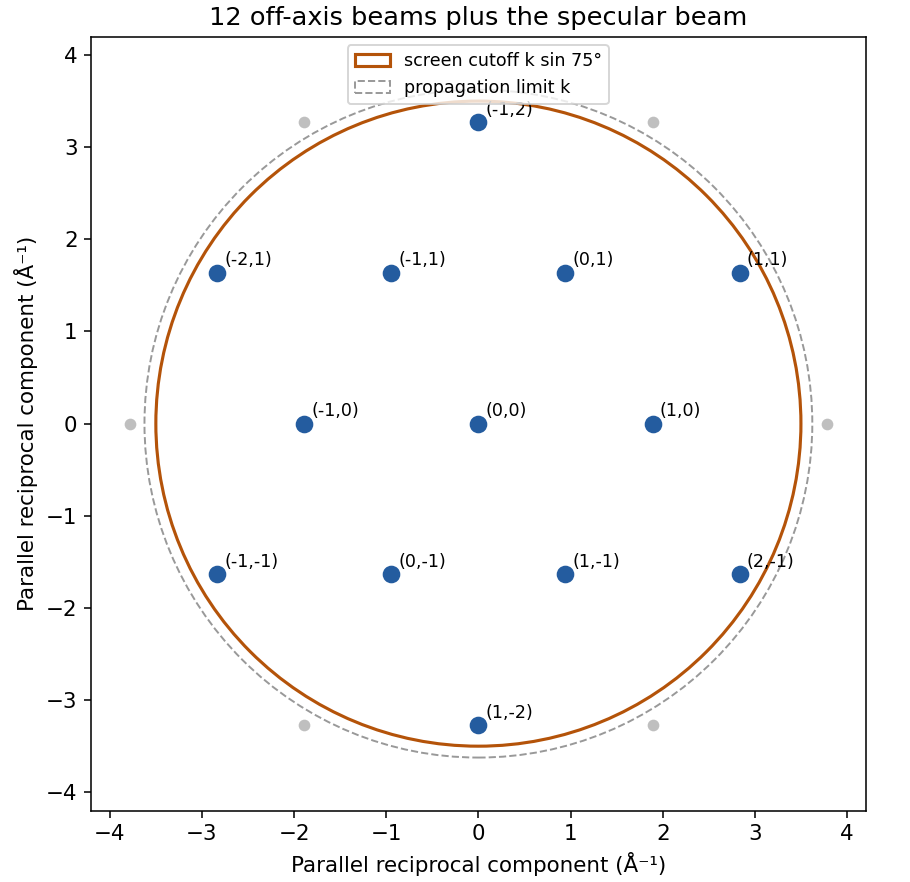

Here is the Python script that generated this plot:
"""Original explanatory diagram; Python 3.14 with numpy and matplotlib.
The PNG basename is written to the current working directory.
"""
from pathlib import Path
import sys
sys.path.insert(0,str(Path(__file__).resolve().parents[2]))
import numpy as np
import matplotlib
matplotlib.use('Agg')
import matplotlib.pyplot as plt
from matplotlib.patches import Ellipse, Circle, Polygon
from tools.chemistry_diagram import bond, atom, ring, wedge, curly, flow, finish, save, BLUE, ORANGE
plt.rcParams.update({'font.size':11,'font.family':'DejaVu Sans'})
fig,ax=plt.subplots(figsize=(6.5,6.3),layout='constrained');g=4*np.pi/(np.sqrt(3)*3.84);k=np.sqrt(50/3.809982116);limit=k*np.sin(np.deg2rad(75))
for h in range(-3,4):
 for l in range(-3,4):
  q=g*np.array([h+l/2,np.sqrt(3)*l/2]);inside=np.linalg.norm(q)<limit
  if np.linalg.norm(q)<4.3:
   ax.scatter(*q,s=65 if inside else 25,c=BLUE if inside else '.75');
   if inside:ax.text(q[0]+.08,q[1]+.08,f'({h},{l})',fontsize=9)
ax.add_patch(Circle((0,0),limit,fill=False,ec=ORANGE,lw=1.6,label='screen cutoff k sin 75°'));ax.add_patch(Circle((0,0),k,fill=False,ec='.6',ls='--',label='propagation limit k'))
ax.set(xlim=(-4.2,4.2),ylim=(-4.2,4.2),xlabel='Parallel reciprocal component (Å⁻¹)',ylabel='Parallel reciprocal component (Å⁻¹)',title='12 off-axis beams plus the specular beam');ax.set_aspect('equal');ax.legend(loc='upper center',fontsize=9)
save(fig,'paper-4-leed.png')
